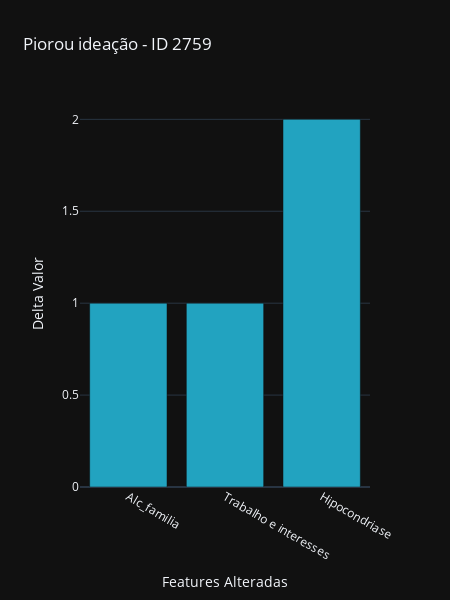

This figure's notebook cell:
### Code cell
# Suponha que df_dif_target_diminuiu seja o DataFrame filtrado com diminuição no suicídio
# Filtrar os dados para o ID específico (3573)
df_1['dif_target'] = df_1.Suicidio_new-df_1.Suicidio
df_1['dif_valor'] = df_1.Valor_new-df_1.Valor
df_dif_target_aumentou = df_1.loc[(df_1.dif_target > 0) & (df_1.dif_valor < 0)]

import pandas as pd
import plotly.graph_objs as go
from plotly.offline import iplot

# Suponha que df_dif_target_diminuiu seja o DataFrame filtrado com diminuição no suicídio
# Filtrar os dados para o ID específico (3573)
df_id_a = df_dif_target_aumentou.loc[df_dif_target_aumentou['Id'] == 2759]

# Selecionar as colunas necessárias
df_id_a['Valor_dif'] = abs(df_id_a['Valor_new']-df_id_a['Valor'])
df_id_a = df_id_a[['Valor_dif', 'Feature']]

# Atualizar o valor máximo
df_id_a['Valor_dif'] = df_id_a['Valor_dif'] 

# Criar as barras para o gráfico
# Azul (piorou ideação suicida)

# Rosa (melhorou ideação suicida)
melhorou = go.Bar(
    x=df_id_a['Feature'],
    y=df_id_a['Valor_dif'],
    name="Piorou",
    marker=dict(color='rgb(34,163,192)')  # Rosa
)

# Configurar o layout
layout = go.Layout(
    width=450,
    height=600,
    title="Piorou ideação - ID 2759",
    xaxis=dict(title="Features Alteradas"),
    yaxis=dict(title="Delta Valor"),
    barmode='stack',  # Empilhar as barras
    autosize=False
)

# Preparar os dados
data = [melhorou]

# Criar o gráfico
fig1 = go.Figure(data=data, layout=layout)

# Exibir o gráfico
iplot(fig1, filename="size-margins")

### Figure 1 — Plotly figure (JSON) as saved in the notebook; plotly's stock layout.template omitted (floating-point values rounded to 4 significant figures)
{"data": [{"marker": {"color": "rgb(34,163,192)"}, "name": "Piorou", "x": ["Alc_familia", "Trabalho e interesses", "Hipocondriase"], "y": [1.0, 1.0, 2.0], "type": "bar"}], "layout": {"autosize": false, "barmode": "stack", "height": 600, "title": {"text": "Piorou ideação - ID 2759"}, "width": 450, "xaxis": {"title": {"text": "Features Alteradas"}}, "yaxis": {"title": {"text": "Delta Valor"}}}}
